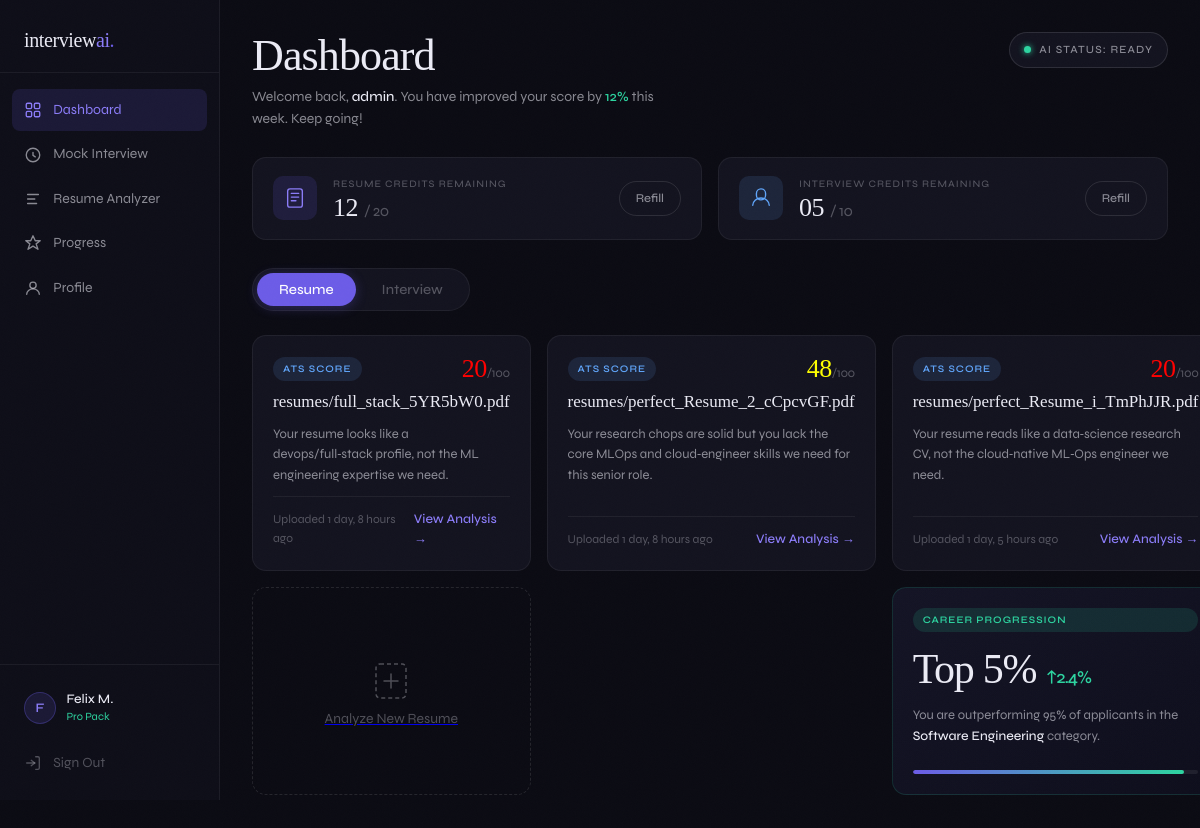
The page /dashboard/ (signed in) on the database its author committed.
### core/models.py (models this page shows, shortened)
class ResumeAnalysis(models.Model):
    analysis_id = models.UUIDField(primary_key=True, default=uuid4, editable=False)
    user_id = models.ForeignKey(User, on_delete=models.CASCADE)
    resume = models.FileField(upload_to='resumes/', validators=[FileExtensionValidator(['pdf'])])
    jd = models.TextField(validators=[
        MinLengthValidator(150,message='Job description must be at least 150 characters long'),
    ])
    report = models.JSONField(default=dict)
    created_at = models.DateTimeField(auto_now_add=True)
    def score(self):
        if self.report.get('overall_score') >= 50:
            return 'high'
        elif self.report.get('overall_score') >= 21:
            return 'medium'
        else:
            return 'low'

### core/views.py (the view)
# urls.py: path('dashboard/',dashboard,name="dashboard"),
def dashboard(request):
    user_data = ResumeAnalysis.objects.filter(user_id=request.user)
    context = {"user_data":user_data}
    return render(request, "dashboard.html",context)

### templates/dashboard.html (shortened to what this page needs)
{% load static %}
<!DOCTYPE html>
<html lang="en">
<head>
    <link rel="stylesheet" href="{% static 'css/dashboard.css' %}"/>
</head>
<body>
<aside class="sidebar" id="sidebar">
    <div class="sidebar-top">
        <a href="{% url 'home' %}" class="s-logo">interview<span>ai</span><span class="s-dot">.</span></a>
    </div>
    <nav class="s-nav">
        <a href="#" class="s-item s-active">
            Dashboard
        </a>
        <a href="#" class="s-item">
            <svg class="s-icon" viewBox="0 0 20 20" fill="none">
                <circle cx="10" cy="10" r="7.5" stroke="currentColor" stroke-width="1.5"/>
                <path d="M10 7v3.5l2.5 1.5" stroke="currentColor" stroke-width="1.5" stroke-linecap="round"/>
            </svg>
            Mock Interview
        </a>
        <a href="{% url 'resume_analysis' %}" class="s-item">
            <svg class="s-icon" viewBox="0 0 20 20" fill="none">
                <path d="M4 5h12M4 10h8M4 15h10" stroke="currentColor" stroke-width="1.5" stroke-linecap="round"/>
            </svg>
            Resume Analyzer
        </a>
        <a href="#" class="s-item">
            <svg class="s-icon" viewBox="0 0 20 20" fill="none">
                <path d="M10 2L12.5 7.5H18L13.5 11L15.5 17L10 13.5L4.5 17L6.5 11L2 7.5H7.5L10 2Z" stroke="currentColor"
                      stroke-width="1.5" stroke-linejoin="round"/>
            </svg>
            Progress
        </a>
        <a href="#" class="s-item">
            <svg class="s-icon" viewBox="0 0 20 20" fill="none">
                <circle cx="10" cy="7" r="3.5" stroke="currentColor" stroke-width="1.5"/>
                <path d="M3 17c0-3.3 3.1-6 7-6s7 2.7 7 6" stroke="currentColor" stroke-width="1.5"
                      stroke-linecap="round"/>
            </svg>
            Profile
        </a>
    </nav>
    <div class="s-bottom">
        <div class="s-user">
            <div class="s-avatar">F</div>
            <div class="s-user-info">
                <span class="s-user-name">Felix M.</span>
                <span class="s-user-plan">Pro Pack</span>
            </div>
        </div>
        <a href="#" class="s-item s-signout">
            Sign Out
        </a>
    </div>
</aside>
<main class="main">
    <div class="dash-header">
        <div class="dash-header-left">
            <h1 class="dash-title">Dashboard</h1>
            <p class="dash-welcome">Welcome back, <strong>{{ request.user.username}}</strong>. You have improved your score by <span
                    class="highlight-green">12%</span> this week. Keep going!</p>
        </div>
        <div class="ai-status">
            <span class="ai-dot"></span>
            AI STATUS: READY
        </div>
    </div>
    <div class="credit-row">
        <div class="credit-card">
            <div class="credit-icon resume-icon">
                <svg viewBox="0 0 24 24" fill="none" width="22" height="22">
                    <rect x="4" y="2" width="16" height="20" rx="2.5" stroke="currentColor" stroke-width="1.5"/>
                    <path d="M8 7h8M8 11h8M8 15h5" stroke="currentColor" stroke-width="1.5" stroke-linecap="round"/>
                </svg>
            </div>
            <div class="credit-body">
                <p class="credit-label">Resume Credits Remaining</p>
                <p class="credit-value">12 <span>/ 20</span></p>
            </div>
            <a href="#" class="btn-refill">Refill</a>
        </div>
        <div class="credit-card">
            <div class="credit-icon interview-icon">
                <svg viewBox="0 0 24 24" fill="none" width="22" height="22">
                    <path d="M12 2a5 5 0 015 5v2a5 5 0 01-10 0V7a5 5 0 015-5z" stroke="currentColor"
                          stroke-width="1.5"/>
                    <path d="M3 20c0-4.4 4-8 9-8s9 3.6 9 8" stroke="currentColor" stroke-width="1.5"
                          stroke-linecap="round"/>
                </svg>
            </div>
            <div class="credit-body">
                <p class="credit-label">Interview Credits Remaining</p>
                <p class="credit-value">05 <span>/ 10</span></p>
            </div>
            <a href="#" class="btn-refill">Refill</a>
        </div>
    </div>
    <div class="tab-row">
        <button class="tab-btn tab-active" onclick="switchTab(this,'resume-grid')">Resume</button>
        <button class="tab-btn" onclick="switchTab(this,'interview-grid')">Interview</button>
    </div>
    <div class="bento-grid" id="resume-grid">
        {% for analysis in user_data %}
            <div class="bento-card">
                <div class="card-top-row">
                    <span class="badge badge-ats">ATS Score</span>
                    <span class="card-score {{ analysis.score }}">{{ analysis.report.overall_score }}<span>/100</span></span>
                </div>
                <h3 class="card-title">{{ analysis.resume.name }}</h3>
                <p class="card-desc">{{ analysis.report.recruiter_note }}</p>
                <div class="card-footer">
                    <span class="card-time">Uploaded {{ analysis.created_at|timesince }} ago</span>
                    <a href="{% url 'resume_result' analysis.analysis_id %}" class="card-link">View Analysis →</a>
                </div>
            </div>
        {% endfor %}
        <div class="bento-card card-career">
            <p class="badge badge-career">Career Progression</p>
            <div class="career-big">Top 5% <span class="career-delta">↑2.4%</span></div>
            <p class="career-sub">You are outperforming 95% of applicants in the <strong>Software Engineering</strong>
                category.</p>
            <div class="career-bar-track">
                <div class="career-bar-fill" style="width:95%"></div>
            </div>
        </div>
        <div class="bento-card card-add">
            <a href="{% url 'resume_analysis' %}">
                <div class="add-inner">
                    <div class="add-icon">
                        <svg viewBox="0 0 40 40" fill="none" width="40" height="40">
                            <rect x="5" y="3" width="30" height="34" rx="4" stroke="currentColor" stroke-width="1.5"
                                  stroke-dasharray="4 3"/>
                            <path d="M20 13v14M13 20h14" stroke="currentColor" stroke-width="1.5"
                                  stroke-linecap="round"/>
                        </svg>
                    </div>
                    <p class="add-label">Analyze New Resume</p>
            </a>
        </div>
    </div>
</main>
</body>
</html>

### rows shown on the page
ResumeAnalysis: report.overall_score "20", resume.name "resumes/full_stack_5YR5bW0.pdf", report.recruiter_note "Your resume looks like a devops/full‑stack profile, not the ML engineering expertise we need.", created_at "1 day, 8 hours"
ResumeAnalysis: report.overall_score "48", resume.name "resumes/perfect_Resume_2_cCpcvGF.pdf", report.recruiter_note "Your research chops are solid but you lack the core MLOps and cloud‑engineer skills we need for this senior role.", created_at "1 day, 8 hours"
ResumeAnalysis: report.overall_score "20", resume.name "resumes/perfect_Resume_i_TmPhJJR.pdf", report.recruiter_note "Your resume reads like a data‑science research CV, not the cloud‑native ML‑Ops engineer we need.", created_at "1 day, 5 hours"

### other values the page prints
{{ request.user.username }} "admin"
